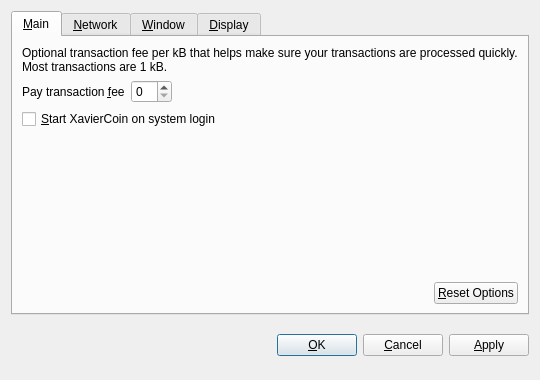
<?xml version="1.0" encoding="UTF-8"?>
<ui version="4.0">
 <class>OptionsDialog</class>
 <widget class="QDialog" name="OptionsDialog">
  <property name="geometry">
   <rect>
    <x>0</x>
    <y>0</y>
    <width>540</width>
    <height>380</height>
   </rect>
  </property>
  <property name="windowTitle">
   <string>Options</string>
  </property>
  <property name="modal">
   <bool>true</bool>
  </property>
  <layout class="QVBoxLayout" name="verticalLayout">
   <item>
    <widget class="QTabWidget" name="tabWidget">
     <property name="tabPosition">
      <enum>QTabWidget::North</enum>
     </property>
     <property name="currentIndex">
      <number>0</number>
     </property>
     <widget class="QWidget" name="tabMain">
      <attribute name="title">
       <string>&amp;Main</string>
      </attribute>
      <layout class="QVBoxLayout" name="verticalLayout_Main">
       <item>
        <widget class="QLabel" name="transactionFeeInfoLabel">
         <property name="text">
          <string>Optional transaction fee per kB that helps make sure your transactions are processed quickly. Most transactions are 1 kB.</string>
         </property>
         <property name="textFormat">
          <enum>Qt::PlainText</enum>
         </property>
         <property name="wordWrap">
          <bool>true</bool>
         </property>
        </widget>
       </item>
       <item>
        <layout class="QHBoxLayout" name="horizontalLayout_1_Main">
         <item>
          <widget class="QLabel" name="transactionFeeLabel">
           <property name="text">
            <string>Pay transaction &amp;fee</string>
           </property>
           <property name="textFormat">
            <enum>Qt::PlainText</enum>
           </property>
           <property name="buddy">
            <cstring>transactionFee</cstring>
           </property>
          </widget>
         </item>
         <item>
          <widget class="BitcoinAmountField" name="transactionFee"/>
         </item>
         <item>
          <spacer name="horizontalSpacer_1_Main">
           <property name="orientation">
            <enum>Qt::Horizontal</enum>
           </property>
           <property name="sizeHint" stdset="0">
            <size>
             <width>40</width>
             <height>20</height>
            </size>
           </property>
          </spacer>
         </item>
        </layout>
       </item>
       <item>
        <widget class="QCheckBox" name="bitcoinAtStartup">
         <property name="toolTip">
          <string>Automatically start XavierCoin after logging in to the system.</string>
         </property>
         <property name="text">
          <string>&amp;Start XavierCoin on system login</string>
         </property>
        </widget>
       </item>
       <item>
        <spacer name="verticalSpacer_Main">
         <property name="orientation">
          <enum>Qt::Vertical</enum>
         </property>
         <property name="sizeHint" stdset="0">
          <size>
           <width>20</width>
           <height>40</height>
          </size>
         </property>
        </spacer>
       </item>
       <item>
        <layout class="QHBoxLayout" name="horizontalLayout_2_Main">
         <item>
          <spacer name="horizontalSpacer_2_Main">
           <property name="orientation">
            <enum>Qt::Horizontal</enum>
           </property>
           <property name="sizeHint" stdset="0">
            <size>
             <width>40</width>
             <height>20</height>
            </size>
           </property>
          </spacer>
         </item>
         <item>
          <widget class="QPushButton" name="resetButton">
           <property name="toolTip">
            <string>Reset all client options to default.</string>
           </property>
           <property name="text">
            <string>&amp;Reset Options</string>
           </property>
           <property name="autoDefault">
            <bool>false</bool>
           </property>
          </widget>
         </item>
        </layout>
       </item>
      </layout>
     </widget>
     <widget class="QWidget" name="tabNetwork">
      <attribute name="title">
       <string>&amp;Network</string>
      </attribute>
      <layout class="QVBoxLayout" name="verticalLayout_Network">
       <item>
        <widget class="QCheckBox" name="mapPortUpnp">
         <property name="toolTip">
          <string>Automatically open the XavierCoin client port on the router. This only works when your router supports UPnP and it is enabled.</string>
         </property>
         <property name="text">
          <string>Map port using &amp;UPnP</string>
         </property>
        </widget>
       </item>
       <item>
        <widget class="QCheckBox" name="connectSocks">
         <property name="toolTip">
          <string>Connect to the XavierCoin network through a SOCKS proxy (e.g. when connecting through Tor).</string>
         </property>
         <property name="text">
          <string>&amp;Connect through SOCKS proxy:</string>
         </property>
        </widget>
       </item>
       <item>
        <layout class="QHBoxLayout" name="horizontalLayout_Network">
         <item>
          <widget class="QLabel" name="proxyIpLabel">
           <property name="text">
            <string>Proxy &amp;IP:</string>
           </property>
           <property name="textFormat">
            <enum>Qt::PlainText</enum>
           </property>
           <property name="buddy">
            <cstring>proxyIp</cstring>
           </property>
          </widget>
         </item>
         <item>
          <widget class="QValidatedLineEdit" name="proxyIp">
           <property name="maximumSize">
            <size>
             <width>140</width>
             <height>16777215</height>
            </size>
           </property>
           <property name="toolTip">
            <string>IP address of the proxy (e.g. 127.0.0.1)</string>
           </property>
          </widget>
         </item>
         <item>
          <widget class="QLabel" name="proxyPortLabel">
           <property name="text">
            <string>&amp;Port:</string>
           </property>
           <property name="textFormat">
            <enum>Qt::PlainText</enum>
           </property>
           <property name="buddy">
            <cstring>proxyPort</cstring>
           </property>
          </widget>
         </item>
         <item>
          <widget class="QLineEdit" name="proxyPort">
           <property name="maximumSize">
            <size>
             <width>55</width>
             <height>16777215</height>
            </size>
           </property>
           <property name="toolTip">
            <string>Port of the proxy (e.g. 9050)</string>
           </property>
          </widget>
         </item>
         <item>
          <widget class="QLabel" name="socksVersionLabel">
           <property name="text">
            <string>SOCKS &amp;Version:</string>
           </property>
           <property name="textFormat">
            <enum>Qt::PlainText</enum>
           </property>
           <property name="buddy">
            <cstring>socksVersion</cstring>
           </property>
          </widget>
         </item>
         <item>
          <widget class="QValueComboBox" name="socksVersion">
           <property name="toolTip">
            <string>SOCKS version of the proxy (e.g. 5)</string>
           </property>
          </widget>
         </item>
         <item>
          <spacer name="horizontalSpacer_Network">
           <property name="orientation">
            <enum>Qt::Horizontal</enum>
           </property>
           <property name="sizeHint" stdset="0">
            <size>
             <width>40</width>
             <height>20</height>
            </size>
           </property>
          </spacer>
         </item>
        </layout>
       </item>
       <item>
        <spacer name="verticalSpacer_Network">
         <property name="orientation">
          <enum>Qt::Vertical</enum>
         </property>
         <property name="sizeHint" stdset="0">
          <size>
           <width>20</width>
           <height>40</height>
          </size>
         </property>
        </spacer>
       </item>
      </layout>
     </widget>
     <widget class="QWidget" name="tabWindow">
      <attribute name="title">
       <string>&amp;Window</string>
      </attribute>
      <layout class="QVBoxLayout" name="verticalLayout_Window">
       <item>
        <widget class="QCheckBox" name="minimizeToTray">
         <property name="toolTip">
          <string>Show only a tray icon after minimizing the window.</string>
         </property>
         <property name="text">
          <string>&amp;Minimize to the tray instead of the taskbar</string>
         </property>
        </widget>
       </item>
       <item>
        <widget class="QCheckBox" name="minimizeOnClose">
         <property name="toolTip">
          <string>Minimize instead of exit the application when the window is closed. When this option is enabled, the application will be closed only after selecting Quit in the menu.</string>
         </property>
         <property name="text">
          <string>M&amp;inimize on close</string>
         </property>
        </widget>
       </item>
       <item>
        <spacer name="verticalSpacer_Window">
         <property name="orientation">
          <enum>Qt::Vertical</enum>
         </property>
         <property name="sizeHint" stdset="0">
          <size>
           <width>20</width>
           <height>40</height>
          </size>
         </property>
        </spacer>
       </item>
      </layout>
     </widget>
     <widget class="QWidget" name="tabDisplay">
      <attribute name="title">
       <string>&amp;Display</string>
      </attribute>
      <layout class="QVBoxLayout" name="verticalLayout_Display">
       <item>
        <layout class="QHBoxLayout" name="horizontalLayout_1_Display">
         <item>
          <widget class="QLabel" name="langLabel">
           <property name="text">
            <string>User Interface &amp;language:</string>
           </property>
           <property name="textFormat">
            <enum>Qt::PlainText</enum>
           </property>
           <property name="buddy">
            <cstring>lang</cstring>
           </property>
          </widget>
         </item>
         <item>
          <widget class="QValueComboBox" name="lang">
           <property name="toolTip">
            <string>The user interface language can be set here. This setting will take effect after restarting XavierCoin.</string>
           </property>
          </widget>
         </item>
        </layout>
       </item>
       <item>
        <layout class="QHBoxLayout" name="horizontalLayout_2_Display">
         <item>
          <widget class="QLabel" name="unitLabel">
           <property name="text">
            <string>&amp;Unit to show amounts in:</string>
           </property>
           <property name="textFormat">
            <enum>Qt::PlainText</enum>
           </property>
           <property name="buddy">
            <cstring>unit</cstring>
           </property>
          </widget>
         </item>
         <item>
          <widget class="QValueComboBox" name="unit">
           <property name="toolTip">
            <string>Choose the default subdivision unit to show in the interface and when sending coins.</string>
           </property>
          </widget>
         </item>
        </layout>
       </item>
       <item>
        <widget class="QCheckBox" name="displayAddresses">
         <property name="toolTip">
          <string>Whether to show XavierCoin addresses in the transaction list or not.</string>
         </property>
         <property name="text">
          <string>&amp;Display addresses in transaction list</string>
         </property>
        </widget>
       </item>
       <item>
        <spacer name="verticalSpacer_Display">
         <property name="orientation">
          <enum>Qt::Vertical</enum>
         </property>
         <property name="sizeHint" stdset="0">
          <size>
           <width>20</width>
           <height>40</height>
          </size>
         </property>
        </spacer>
       </item>
      </layout>
     </widget>
    </widget>
   </item>
   <item>
    <layout class="QHBoxLayout" name="horizontalLayout_Buttons">
     <item>
      <spacer name="horizontalSpacer_1">
       <property name="orientation">
        <enum>Qt::Horizontal</enum>
       </property>
       <property name="sizeHint" stdset="0">
        <size>
         <width>40</width>
         <height>48</height>
        </size>
       </property>
      </spacer>
     </item>
     <item>
      <widget class="QLabel" name="statusLabel">
       <property name="font">
        <font>
         <weight>75</weight>
         <bold>true</bold>
        </font>
       </property>
       <property name="text">
        <string/>
       </property>
       <property name="textFormat">
        <enum>Qt::PlainText</enum>
       </property>
       <property name="wordWrap">
        <bool>true</bool>
       </property>
      </widget>
     </item>
     <item>
      <spacer name="horizontalSpacer_2">
       <property name="orientation">
        <enum>Qt::Horizontal</enum>
       </property>
       <property name="sizeHint" stdset="0">
        <size>
         <width>40</width>
         <height>48</height>
        </size>
       </property>
      </spacer>
     </item>
     <item>
      <widget class="QPushButton" name="okButton">
       <property name="text">
        <string>&amp;OK</string>
       </property>
      </widget>
     </item>
     <item>
      <widget class="QPushButton" name="cancelButton">
       <property name="text">
        <string>&amp;Cancel</string>
       </property>
       <property name="autoDefault">
        <bool>false</bool>
       </property>
      </widget>
     </item>
     <item>
      <widget class="QPushButton" name="applyButton">
       <property name="text">
        <string>&amp;Apply</string>
       </property>
       <property name="autoDefault">
        <bool>false</bool>
       </property>
      </widget>
     </item>
    </layout>
   </item>
  </layout>
 </widget>
 <customwidgets>
  <customwidget>
   <class>BitcoinAmountField</class>
   <extends>QSpinBox</extends>
   <header>bitcoinamountfield.h</header>
  </customwidget>
  <customwidget>
   <class>QValueComboBox</class>
   <extends>QComboBox</extends>
   <header>qvaluecombobox.h</header>
  </customwidget>
  <customwidget>
   <class>QValidatedLineEdit</class>
   <extends>QLineEdit</extends>
   <header>qvalidatedlineedit.h</header>
  </customwidget>
 </customwidgets>
 <resources/>
 <connections/>
</ui>
